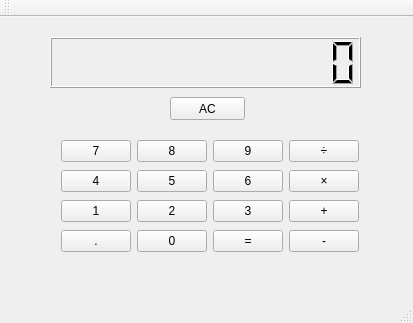
<?xml version="1.0" encoding="UTF-8"?>
<ui version="4.0">
 <class>MainWindow</class>
 <widget class="QMainWindow" name="MainWindow">
  <property name="geometry">
   <rect>
    <x>0</x>
    <y>0</y>
    <width>413</width>
    <height>323</height>
   </rect>
  </property>
  <property name="windowTitle">
   <string>MainWindow</string>
  </property>
  <widget class="QWidget" name="centralWidget">
   <widget class="QWidget" name="gridLayoutWidget">
    <property name="geometry">
     <rect>
      <x>50</x>
      <y>110</y>
      <width>320</width>
      <height>141</height>
     </rect>
    </property>
    <layout class="QGridLayout" name="gridLayout">
     <item row="3" column="2">
      <widget class="QPushButton" name="pushButton_three">
       <property name="text">
        <string>3</string>
       </property>
      </widget>
     </item>
     <item row="4" column="1">
      <widget class="QPushButton" name="pushButton_zero">
       <property name="text">
        <string>0</string>
       </property>
      </widget>
     </item>
     <item row="2" column="2">
      <widget class="QPushButton" name="pushButton_six">
       <property name="text">
        <string>6</string>
       </property>
      </widget>
     </item>
     <item row="0" column="0">
      <widget class="QPushButton" name="pushButton_seven">
       <property name="text">
        <string>7</string>
       </property>
      </widget>
     </item>
     <item row="0" column="3">
      <widget class="QPushButton" name="pushButton_div">
       <property name="text">
        <string>÷</string>
       </property>
      </widget>
     </item>
     <item row="3" column="1">
      <widget class="QPushButton" name="pushButton_two">
       <property name="text">
        <string>2</string>
       </property>
      </widget>
     </item>
     <item row="2" column="0">
      <widget class="QPushButton" name="pushButton_four">
       <property name="text">
        <string>4</string>
       </property>
      </widget>
     </item>
     <item row="4" column="2">
      <widget class="QPushButton" name="pushButton_equal">
       <property name="text">
        <string>=</string>
       </property>
      </widget>
     </item>
     <item row="3" column="3">
      <widget class="QPushButton" name="pushButton_plus">
       <property name="text">
        <string>+</string>
       </property>
      </widget>
     </item>
     <item row="2" column="3">
      <widget class="QPushButton" name="pushButton_mul">
       <property name="text">
        <string>×</string>
       </property>
      </widget>
     </item>
     <item row="4" column="3">
      <widget class="QPushButton" name="pushButton_minus">
       <property name="text">
        <string>-</string>
       </property>
      </widget>
     </item>
     <item row="0" column="2">
      <widget class="QPushButton" name="pushButton_nine">
       <property name="text">
        <string>9</string>
       </property>
      </widget>
     </item>
     <item row="2" column="1">
      <widget class="QPushButton" name="pushButton_five">
       <property name="text">
        <string>5</string>
       </property>
      </widget>
     </item>
     <item row="3" column="0">
      <widget class="QPushButton" name="pushButton_one">
       <property name="text">
        <string>1</string>
       </property>
      </widget>
     </item>
     <item row="4" column="0">
      <widget class="QPushButton" name="pushButton_dot">
       <property name="text">
        <string>.</string>
       </property>
      </widget>
     </item>
     <item row="0" column="1">
      <widget class="QPushButton" name="pushButton_eight">
       <property name="text">
        <string>8</string>
       </property>
      </widget>
     </item>
    </layout>
   </widget>
   <widget class="QPushButton" name="pushButton_AC">
    <property name="geometry">
     <rect>
      <x>170</x>
      <y>80</y>
      <width>75</width>
      <height>23</height>
     </rect>
    </property>
    <property name="text">
     <string>AC</string>
    </property>
   </widget>
   <widget class="QLCDNumber" name="lcdNumber">
    <property name="geometry">
     <rect>
      <x>50</x>
      <y>20</y>
      <width>311</width>
      <height>51</height>
     </rect>
    </property>
    <property name="autoFillBackground">
     <bool>false</bool>
    </property>
    <property name="smallDecimalPoint">
     <bool>false</bool>
    </property>
    <property name="digitCount">
     <number>12</number>
    </property>
    <property name="mode">
     <enum>QLCDNumber::Dec</enum>
    </property>
    <property name="segmentStyle">
     <enum>QLCDNumber::Filled</enum>
    </property>
   </widget>
  </widget>
  <widget class="QMenuBar" name="menuBar">
   <property name="geometry">
    <rect>
     <x>0</x>
     <y>0</y>
     <width>413</width>
     <height>21</height>
    </rect>
   </property>
  </widget>
  <widget class="QToolBar" name="mainToolBar">
   <attribute name="toolBarArea">
    <enum>TopToolBarArea</enum>
   </attribute>
   <attribute name="toolBarBreak">
    <bool>false</bool>
   </attribute>
  </widget>
  <widget class="QStatusBar" name="statusBar"/>
 </widget>
 <layoutdefault spacing="6" margin="11"/>
 <resources/>
 <connections/>
</ui>
